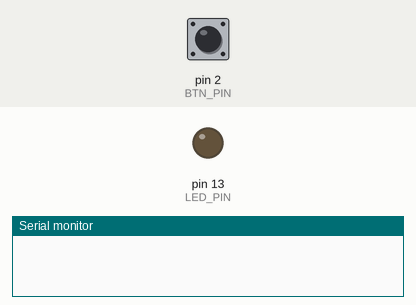
Recording of a sketch running on a simulated Arduino Uno, built with avr-gcc and run on an emulated ATmega328P. Shown: output pins drawn as LEDs (lit = HIGH), the last lines printed to the serial monitor. Inputs (shaded band) come from the test bench; at power-on: pin 2 (BTN_PIN) HIGH.

Above: at 1.2 s.
1.3 s: pin 2 (BTN_PIN) pulled LOW for 0.15 s
At 1.37 s:
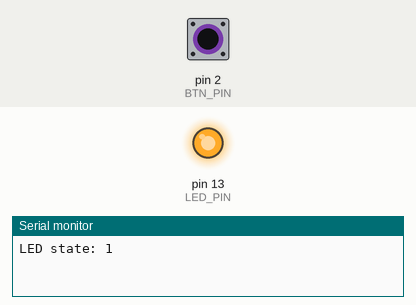
2.9 s: pin 2 (BTN_PIN) pulled LOW for 3.2 s
At 6.9 s:
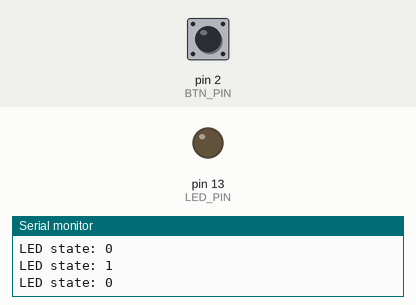
Timing chart, 0 to 8.4 s (numbered marks = the images above; inputs shaded):
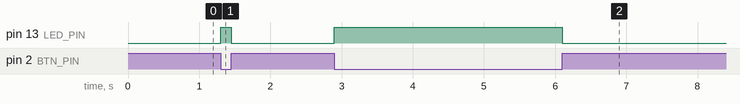

Measured:
- after the input at 1.3 s, pin 13 (LED_PIN): LOW → HIGH at once, → LOW 0.15 s later
- after the input at 2.9 s, pin 13 (LED_PIN): LOW → HIGH at once, → LOW 3.2 s later

The sketch:

T2.P.ino
```cpp
// Define the pin for the button
const uint8_t BTN_PIN = 2;
// Define the pin for the LED
const uint8_t LED_PIN = 13;

// Variable to store the current state of the LED
uint8_t ledState = LOW;


void handleLED(){
  ledState = !ledState;
  digitalWrite(LED_PIN, ledState);
  Serial.print("LED state: ");
  Serial.println(ledState);
}

void setup()
{
  // Set the button pin as input with an internal pull-up resistor
  pinMode(BTN_PIN, INPUT_PULLUP);
  // Set the LED pin as output
  pinMode(LED_PIN, OUTPUT);

  attachInterrupt(digitalPinToInterrupt(BTN_PIN), handleLED, CHANGE);

  // Initialize serial communication at a baud rate of 9600
  Serial.begin(9600);
}

void loop()
{
}
```

code.cpp
```cpp
// Define the pin for the button
const uint8_t BTN_PIN = 2;
// Define the pin for the LED
const uint8_t LED_PIN = 13;

// Variable to store the current state of the LED
uint8_t ledState = LOW;

void handleLED() {
  ledState = !ledState;
  digitalWrite(LED_PIN, ledState);
  Serial.print("LED state: ");
  Serial.println(ledState);
}

void setup() {
  // Set the button pin as input with an internal pull-up resistor
  pinMode(BTN_PIN, INPUT_PULLUP);
  // Set the LED pin as output
  pinMode(LED_PIN, OUTPUT);

  attachInterrupt(digitalPinToInterrupt(BTN_PIN), handleLED, CHANGE);

  // Initialize serial communication at a baud rate of 9600
  Serial.begin(9600);
}

void loop() {}
```
